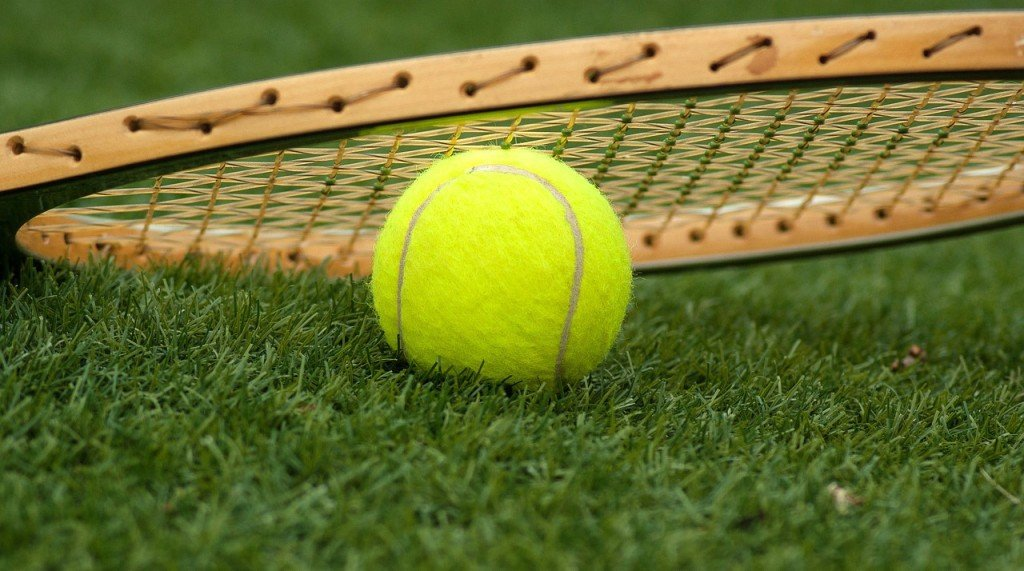
#> input picture 14_Perception1_ROS_OpenCV/ros_opencv_sr/src/images/tennisball02.jpg, 1024 x 571 px
$ python ball_detection.py   (older library calls are emulated)
#> lines starting #> are read from the running program, lines starting #| are printed output that depends on the picture; after the words box and inside, x2 and y2 are one past the last pixel; in counts of white or black regions, pixels touching at a corner belong together
#!/usr/bin/env python

import numpy as np
import cv2

def read_rgb_image(image_name, show):
    rgb_image = cv2.imread(image_name)
    if show:
        cv2.imshow("RGB Image",rgb_image)
    return rgb_image

def filter_color(rgb_image, lower_bound_color, upper_bound_color):
    #convert the image into the HSV color space
    hsv_image = cv2.cvtColor(rgb_image, cv2.COLOR_BGR2HSV)
    cv2.imshow("hsv image",hsv_image)

    #find the upper and lower bounds of the yellow color (tennis ball)
    yellowLower =(30, 150, 100)
    yellowUpper = (50, 255, 255)

    #define a mask using the lower and upper bounds of the yellow color
    mask = cv2.inRange(hsv_image, lower_bound_color, upper_bound_color)

    return mask

def getContours(binary_image):
    #_, contours, hierarchy = cv2.findContours(binary_image,
    #                                          cv2.RETR_TREE,
    #                                           cv2.CHAIN_APPROX_SIMPLE)
    #_, contours, hierarchy =
    contours,hierarchy = cv2.findContours(binary_image.copy(),
                                            cv2.RETR_EXTERNAL,
	                                        cv2.CHAIN_APPROX_SIMPLE)
    print("_, contours, hierarchy= ",contours, hierarchy)
    return contours


def draw_ball_contour(binary_image, rgb_image, contours):
    black_image = np.zeros([binary_image.shape[0], binary_image.shape[1],3],'uint8')

    for c in contours:
        area = cv2.contourArea(c)
        perimeter= cv2.arcLength(c, True)
        ((x, y), radius) = cv2.minEnclosingCircle(c)
        if (area>100):
            cv2.drawContours(rgb_image, [c], -1, (150,250,150), 1)
            cv2.drawContours(black_image, [c], -1, (150,250,150), 1)
            cx, cy = get_contour_center(c)
            cv2.circle(rgb_image, (cx,cy),(int)(radius),(0,0,255),1)
            cv2.circle(black_image, (cx,cy),(int)(radius),(0,0,255),1)
            cv2.circle(black_image, (cx,cy),5,(150,150,255),-1)
            print ("Area: {}, Perimeter: {}".format(area, perimeter))
    print ("number of contours: {}".format(len(contours)))
    cv2.imshow("RGB Image Contours",rgb_image)
    cv2.imshow("Black Image Contours",black_image)

def get_contour_center(contour):
    M = cv2.moments(contour)
    cx=-1
    cy=-1
    if (M['m00']!=0):
        cx= int(M['m10']/M['m00'])
        cy= int(M['m01']/M['m00'])
    return cx, cy

def main():
    image_name = "images/tennisball02.jpg"
    yellowLower =(30, 150, 100)
    yellowUpper = (50, 255, 255)
    rgb_image = read_rgb_image(image_name, True)
#> in read_rgb_image, rgb_image is the input picture: shape (571, 1024, 3); mean B, G, R 46.1, 113.9, 106.4
    binary_image_mask = filter_color(rgb_image, yellowLower, yellowUpper)
#> in filter_color, `hsv_image = cv2.cvtColor(rgb_image, cv2.COLOR_BGR2HSV)`: hsv_image: shape (571, 1024, 3); mean H, S, V 35.4, 166.3, 122.7
#> in filter_color, `mask = cv2.inRange(hsv_image, lower_bound_color, upper_bound_color)`:
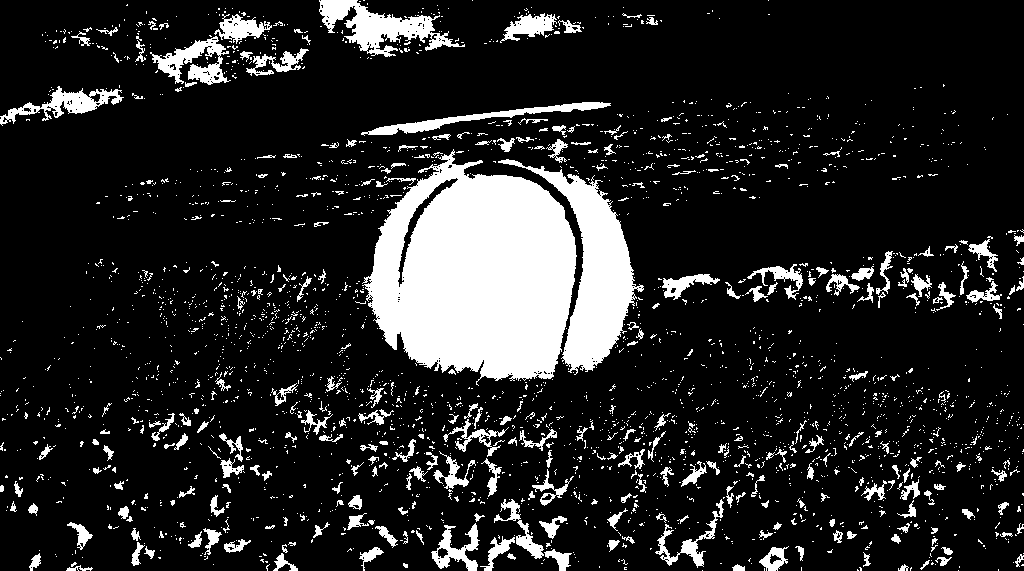
#> mask: shape (571, 1024); 14.8% white; 2854 white regions (2565 under 20 px)
    contours = getContours(binary_image_mask)
#> in getContours, `contours,hierarchy = cv2.findContours(binary_image.copy(), cv2.RETR_EX..`: contours = 2854 contours, 2672 with area under 20; largest, box (x1, y1, x2, y2) and area: (362, 149, 577, 386) 35115, (498, 159, 644, 375) 8896, (319, 0, 465, 57) 3026, (150, 36, 231, 85) 1510, (0, 86, 124, 126) 1424
#| _, contours, hierarchy=  [array([[[958, 570]]], dtype=int32), array([[[702, 570]]], dtype=int32), array([[[998, 569]],
#|        [[998, 570]]], dtype=int32), array([[[857, 569]],
#|        [[857, 570]],
#|        [[858, 570]]], dtype=int32), array([[[764, 568]],
#|        [[764, 570]]], dtype=int32), array([[[911, 567]],
#|        [[910, 568]],
#|        [[910, 570]],
#|        [[910, 569]],
#|        [[911, 568]]], dtype=int32), array([[[859, 567]],
#|        [[860, 568]],
#|        [[860, 570]],
#|        [[861, 570]],
#> (further printed lines are left out)
    draw_ball_contour(binary_image_mask, rgb_image,contours)
#> the loop in draw_ball_contour, `for c in contours:` made 2854 passes
#> (area, perimeter, x, y, radius, cx, cy) on passes 52, 62, 70, 73, 87, 104, 114, 147, 159, 172, 183, 210: (129, 93.25, 285, 565.3, 12.9, 283, 562), (236.5, 94.53, 557.3, 557.9, 14.55, 559, 558), (163.5, 96.67, 371.5, 559.3, 13.64, 370, 554), (375.5, 115.6, 774.4, 555.6, 16.66, 773, 558), (106.5, 71.01, 136, 553.6, 11.78, 136, 554), (143.5, 93.84, 237, 544, 13.6, 234, 546), (294.5, 170.3, 497.7, 552.3, 22.37, 497, 550), (155.5, 108, 209.5, 541.2, 13.94, 211, 537), (142.5, 83.15, 386, 535.5, 13.9, 386, 534), (879.5, 315.8, 458.7, 546.9, 28.91, 455, 549), (222, 101.7, 77.21, 534.7, 14.79, 81, 534), (198.5, 100.7, 553, 523.8, 14.25, 551, 526)
#> (area, perimeter, x, y, radius) on passes 12, 15, 16, 35, 45, 51: (41, 74.77, 79, 569, 13.04), (27, 36.97, 903, 568.5, 5.22), (48, 33.31, 738.1, 568, 6.21), (49, 53.11, 943, 558.5, 8.14), (33.5, 42.87, 1019.1, 560.3, 6.53), (22.5, 22.73, 511.1, 556.6, 4.15)
#> after the loop in draw_ball_contour, `for c in contours:`:
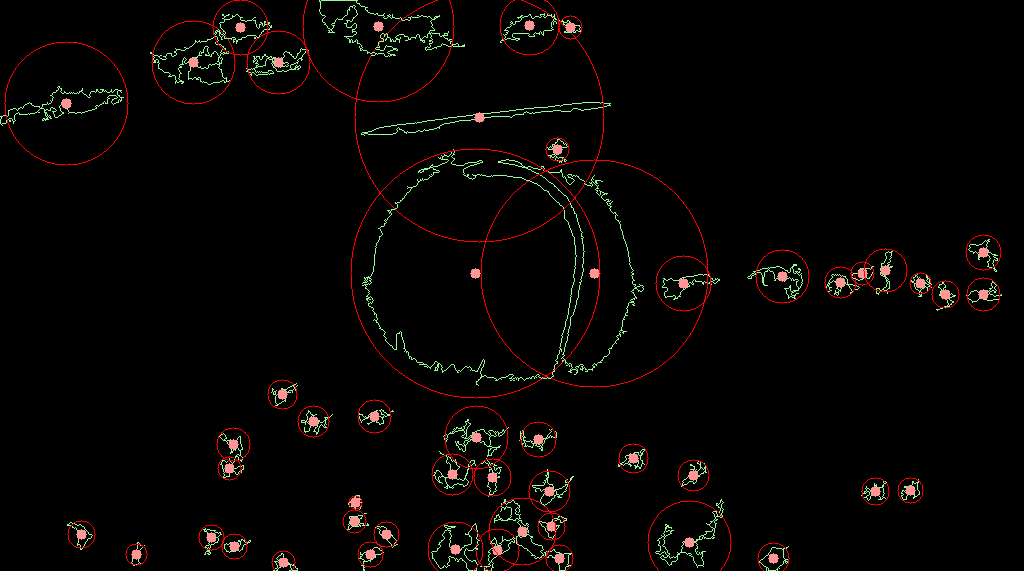
#> black_image: shape (571, 1024, 3); mean B, G, R 3.3, 4.8, 7.1
#> after the loop in draw_ball_contour, `for c in contours:`:
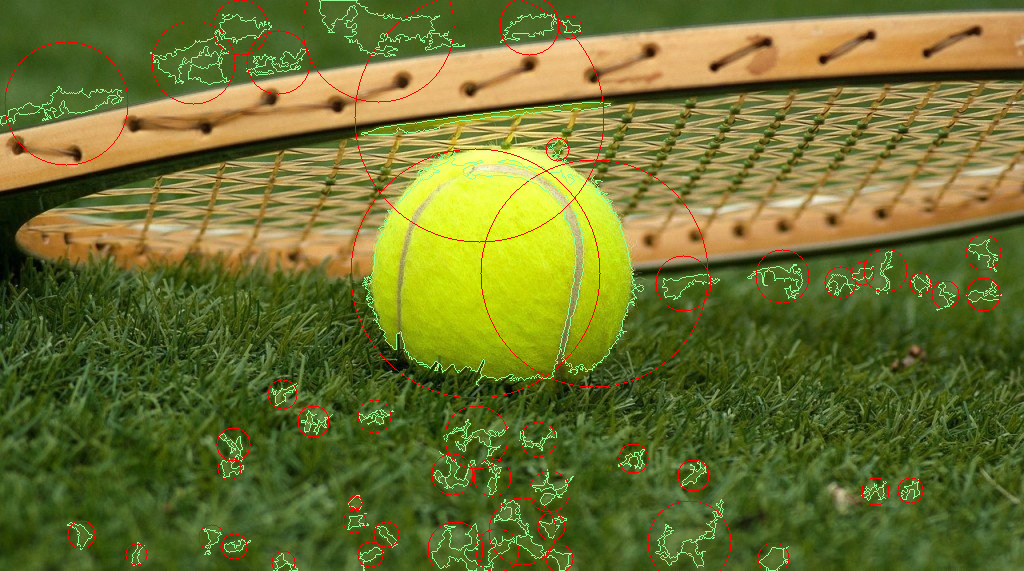
#> rgb_image: shape (571, 1024, 3); 2.81% of pixels changed, all inside (x1, y1, x2, y2) = (0, 0, 1002, 571)

    cv2.waitKey(0)
    cv2.destroyAllWindows()

if __name__ == '__main__':
    main()


cv2.waitKey(0)
cv2.destroyAllWindows()
